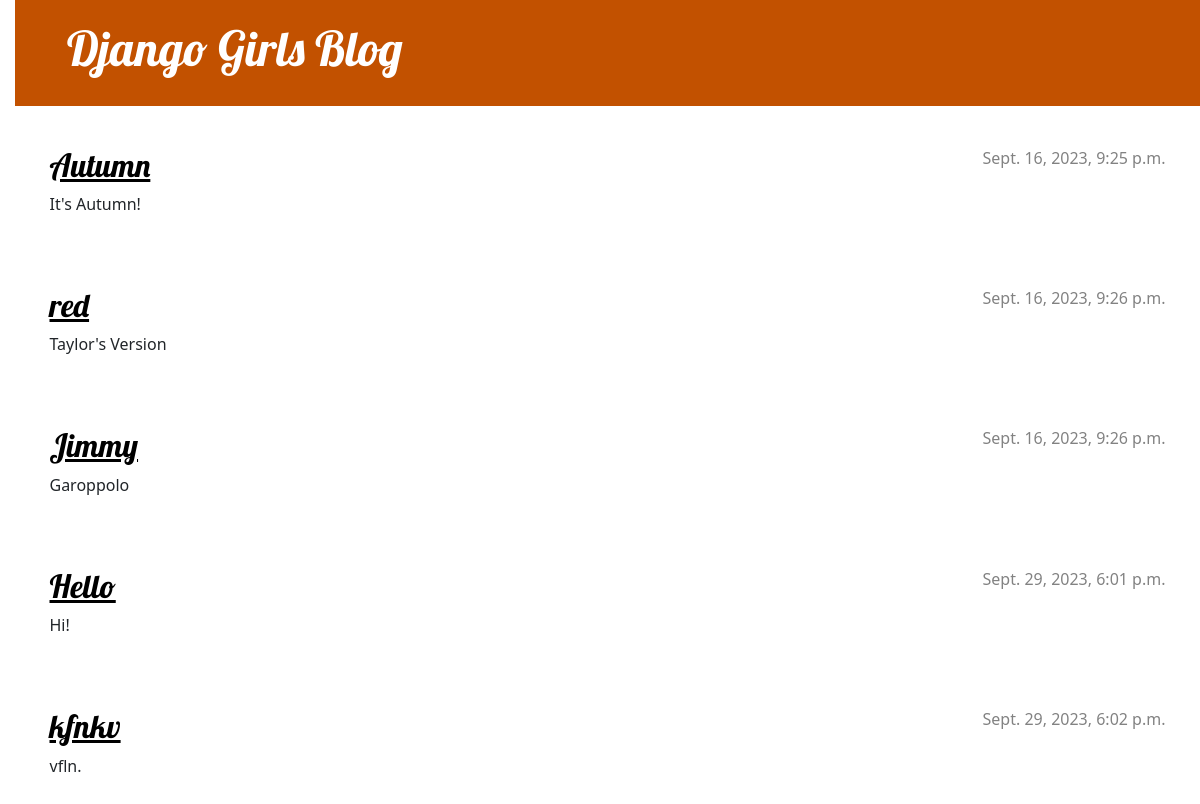
The page / on the database its author committed.
### blog/models.py (models this page shows, shortened)
class Post(models.Model):
    author = models.ForeignKey(settings.AUTH_USER_MODEL, on_delete=models.CASCADE)
    title = models.CharField(max_length=200)
    text = models.TextField()
    created_date = models.DateTimeField(default=timezone.now)
    published_date = models.DateTimeField(blank=True, null=True)

### blog/views.py (the view)
# urls.py: path('', views.post_list, name='post_list'),
def post_list(request):
    posts = Post.objects.filter(published_date__lte=timezone.now()).order_by('published_date')
    return render(request, 'blog/post_list.html', {'posts': posts})

### blog/templates/blog/post_list.html (shortened to what this page needs)
{% extends 'blog/base.html' %}
{% load static %}
{% block content %}
    {% for post in posts %}
        <article class="post">
            <time class="date">
                {{ post.published_date }}
            </time>
            <h2><a href="">{{ post.title }}</a></h2>
            <p>{{ post.text|linebreaksbr }}</p>
        </article>
    {% endfor %}
{% endblock %}

### blog/templates/blog/base.html (shortened to what this page needs)
{% load static %}
<!DOCTYPE html>
<html>
    <head>
    <link rel="stylesheet" href="{% static 'css/blog.css' %}">
    <link rel="stylesheet" href="https://cdn.jsdelivr.net/npm/bootstrap@5.1.3/dist/css/bootstrap.min.css">
    </head>
    <body>
        <header class="page-header">
          <div class="container">
              <h1><a href="/">Django Girls Blog</a></h1>
          </div>
        </header>
        <main class="container">
            <div class="row">
                <div class="col">
                {% block content %}
                {% endblock %}
                </div>
            </div>
        </main>
    </body>
</html>

### blog/static/css/blog.css (style rules this page uses)
h1 a, h2 a { color: #C25100; }
body { padding-left: 15px; }
h1 a, h2 a { color: #C25100; font-family: 'Lobster'; }
.page-header { background-color: #C25100; margin-top: 0; margin-bottom: 40px; padding: 20px 20px 20px 40px; }
.page-header h1, .page-header h1 a, .page-header h1 a:visited, .page-header h1 a:active { color: #ffffff; font-size: 36pt; text-decoration: none; }
h1, h2, h3, h4 { font-family: 'Lobster', cursive; }
.date { color: #828282; }
.post { margin-bottom: 70px; }
.post h2 a, .post h2 a:visited { color: #000000; }
.post > .date, .post > .actions { float: right; }

### rows shown on the page
Post: published_date "Sept. 16, 2023, 9:25 p.m.", title "Autumn", text "It's Autumn!"
Post: published_date "Sept. 16, 2023, 9:26 p.m.", title "red", text "Taylor's Version"
Post: published_date "Sept. 16, 2023, 9:26 p.m.", title "Jimmy", text "Garoppolo"
Post: published_date "Sept. 29, 2023, 6:01 p.m.", title "Hello", text "Hi!"
Post: published_date "Sept. 29, 2023, 6:02 p.m.", title "kfnkv", text "vfln."
